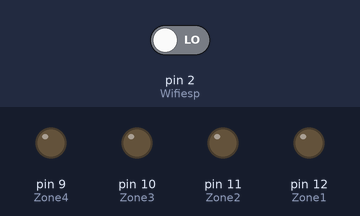
A sketch run on a simulated Arduino Uno, built with avr-gcc and run on an emulated ATmega328P. Shown: output pins drawn as LEDs (lit = HIGH). The test bench sets the inputs (shaded band); at power-on: pin 2 (Wifiesp) LOW.

Above: at 1.2 s.
1.3 s: pin 2 (Wifiesp) driven HIGH
At 2.1 s:
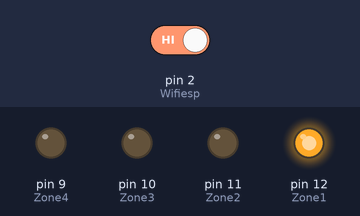
At 2.8 s:
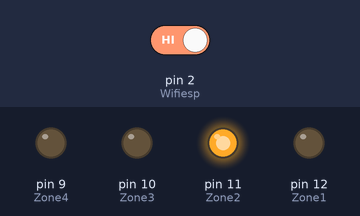
4.3 s: pin 2 (Wifiesp) driven LOW
At 5.1 s:
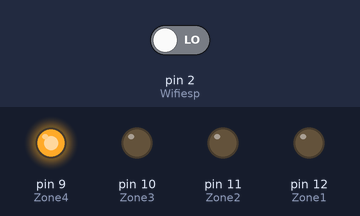
Timing chart, 0 to 7.3 s (numbered marks = the images above; inputs shaded):
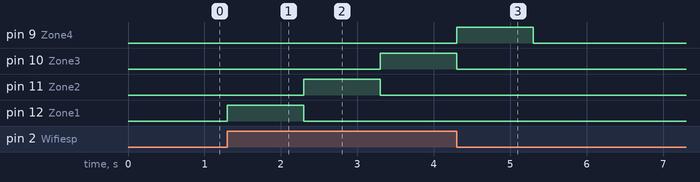

Measured:
- after the input at 1.3 s, pin 10 (Zone3): LOW → HIGH after 2.0 s; pin 11 (Zone2): LOW → HIGH after 1.0 s, → LOW 1.0 s later; pin 12 (Zone1): LOW → HIGH at once, → LOW 1.0 s later
- after the input at 4.3 s, pin 9 (Zone4): goes on until 5.3 s, then stays LOW; pin 10 (Zone3): goes on until 4.3 s, then stays LOW; pin 11 (Zone2), pin 12 (Zone1): stops changing and stays LOW

The sketch:

Sprinkler_Project.ino
```cpp
// constants won't change. They're used here to set pin numbers:
const int Wifiesp = 2;     // The signal from Esp GP0

int Zone1 = 12;    // Zone 1 Valve connected to digital pin 12
int Zone2 = 11;    // Zone 2 Valve connected to digital pin 11
int Zone3 = 10;    // Zone3 connected to digital pin 10
int Zone4 = 9;    // Zone4 connected to digital pin 9


// variables will change:
int WifiespState = 0;         // variable for reading the Wifiesp status

void setup() {
 digitalWrite(Zone4, LOW);
  // initialize the Zone pin as an output:
  pinMode(Zone1, OUTPUT);
  pinMode(Zone2, OUTPUT);
  pinMode(Zone3, OUTPUT);
  pinMode(Zone4, OUTPUT);

  // initialize the pushbutton pin as an input:
  pinMode(Wifiesp, INPUT);

}


void loop() {
  // read the state of the Wifi esp value:
  WifiespState = digitalRead(Wifiesp);

  // check if the Wifi has trigered. If it is, the WifiState is HIGH:
  if (WifiespState == HIGH) {
    // turn Zones on:
     for(int i = 0; i < 1; i += 1)
        {

     digitalWrite(Zone1, HIGH);   // set the Zone1 on
        delay(1000);                  // wait
        digitalWrite(Zone1, LOW);    // set the Zone1 off
        delay(1.5);                  // wait
        digitalWrite(Zone2, HIGH);   // set the Zone2 on
        delay(1000);                  // wait
        digitalWrite(Zone2, LOW);    // set the Zone2 off
        delay(1.5);                  // wait for a second
        digitalWrite(Zone3, HIGH);   // set the Zone3 on
        delay(1000);                  // wait
        digitalWrite(Zone3, LOW);    // set the Zone3 off
        delay(1.5);                   // wait
        digitalWrite(Zone4, HIGH);   // set the Zone4 on
        delay(1000);                  // wait
        digitalWrite(Zone4, LOW);    // set the Zone4 off
        delay(1.5);                  // wait
        }


  } else {
    // turn Zones off:
    digitalWrite(Zone1, LOW);
     digitalWrite(Zone2, LOW);
      digitalWrite(Zone3, LOW);
       digitalWrite(Zone4, LOW);
  }
}
```
